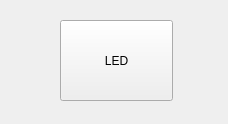
<?xml version="1.0" encoding="UTF-8"?>
<ui version="4.0">
 <class>MainWindow</class>
 <widget class="QMainWindow" name="MainWindow">
  <property name="geometry">
   <rect>
    <x>0</x>
    <y>0</y>
    <width>228</width>
    <height>124</height>
   </rect>
  </property>
  <property name="windowTitle">
   <string>MainWindow</string>
  </property>
  <widget class="QWidget" name="centralwidget">
   <widget class="QPushButton" name="btn_led">
    <property name="geometry">
     <rect>
      <x>60</x>
      <y>20</y>
      <width>113</width>
      <height>81</height>
     </rect>
    </property>
    <property name="text">
     <string>LED</string>
    </property>
   </widget>
  </widget>
 </widget>
 <resources/>
 <connections/>
</ui>
